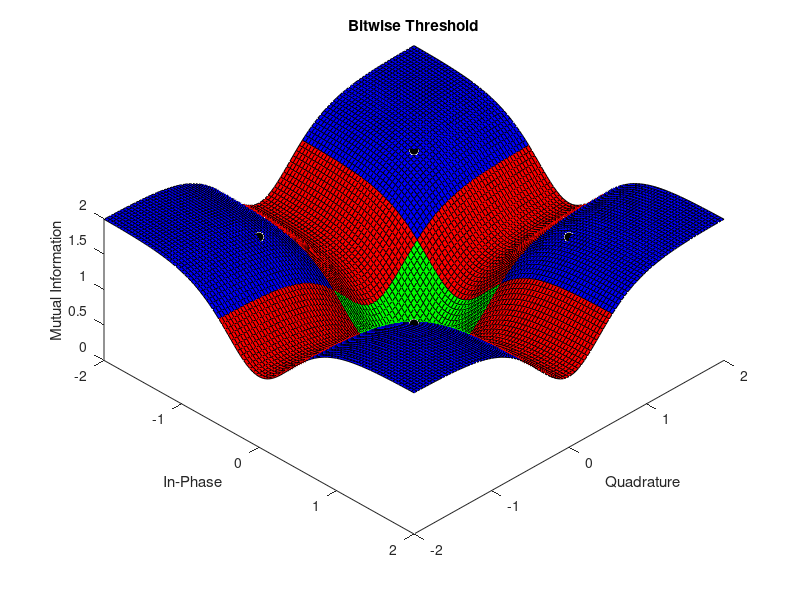

MATLAB code to generate this figure:
close all, clear all;

sigmaSquared = .5;
G = 1;          % H in the likelihood equation, but we are using H for equivocation
epsilon = .5;   % Threshold used to determine whether or not a bit was erased
b = [1 -1];     % Real bit
c = [j -j];     % Imaginary bit

%%%%%%%%%%%%%%%%%%%
% Creates the QPSK symbol locations
a = [1+j -1+j -1-j 1-j];

for re = -50:50         % -50:50 creates a 101 x 101 grid
    for im = -50:50
        x(re+51,im+51) = (re/25) + (im/25)*j;
    end
end
real_x = real(x);
imag_x = imag(x);


%% Equivocation
    % Likelihood function for the real bit
fx_real = zeros(2, 101, 101);
fxSum_real = zeros(1, 101, 101);
for loop = 1:2
    fx_real(loop,:,:) = (1/(sqrt(2*pi*sigmaSquared)))*exp((-1/(2*sigmaSquared))*abs((x-G*b(loop)).^2));
    fxSum_real(1, :,:) = fxSum_real(1, :,:) + fx_real(loop,:,:);
end
fxSum_real = fxSum_real .* .5;

    % Likelihood function for the imaginary bit
fx_imag = zeros(2, 101, 101);
fxSum_imag = zeros(1, 101, 101);
for loop = 1:2
    fx_imag(loop,:,:) = (1/(sqrt(2*pi*sigmaSquared)))*exp((-1/(2*sigmaSquared))*abs((x-G*c(loop)).^2));
    fxSum_imag(1, :,:) = fxSum_imag(1, :,:) + fx_imag(loop,:,:);
end
fxSum_imag = fxSum_imag .* .5;

   % Probability for real bit 
p_b= zeros(2, 101, 101);
for n = 1:2
    p_b(n,:,:) = fx_real(n,:,:) ./ (2*fxSum_real(1,:,:));
end

    % Probability for imaginary bit
p_c= zeros(2, 101, 101);
for n = 1:2
    p_c(n,:,:) = fx_imag(n,:,:) ./ (2*fxSum_imag(1,:,:));
end

    % Equivocation for real part
H_real = zeros(101, 101);
sumOfProb_real = zeros(101, 101);
for xCoord = -50:50
    for yCoord = -50:50
        for loop = 1:2
            sumOfProb_real(xCoord+51,yCoord+51) = sumOfProb_real(xCoord+51,yCoord+51) + ...
                p_b(loop,xCoord+51,yCoord+51)*log2(p_b(loop,xCoord+51,yCoord+51));
        end
        H_real((xCoord+51), (yCoord+51)) = -(sumOfProb_real(xCoord+51, yCoord+51));
    end
end

    % Equivocation for imaginary part
H_imag = zeros(101, 101);
sumOfProb_imag = zeros(101, 101);
for xCoord = -50:50
    for yCoord = -50:50
        for loop = 1:2
            sumOfProb_imag(xCoord+51,yCoord+51) = sumOfProb_imag(xCoord+51,yCoord+51) + ...
                p_c(loop,xCoord+51,yCoord+51)*log2(p_c(loop,xCoord+51,yCoord+51));
        end
        H_imag((xCoord+51), (yCoord+51)) = -(sumOfProb_imag(xCoord+51, yCoord+51));
    end
end

   % Combined Equivocation
H = H_real + H_imag;


%%%%% Plot Equivocation
% figure();
% hold on
% plot(a,'o', 'MarkerFaceColor', 'white', 'Color', 'black'); % Need to fix where this plots on the z axis
% % surface(real_x, imag_x, H_real);
% % surface(real_x, imag_x, H_imag);
% surface(real_x, imag_x, H);
% title("\sigma^2 = " + string(sigmaSquared));
% xlabel('real');
% ylabel('imaginary');
% zlabel('Equivocation');
% view(45, 60);
% colormap(jet);
% hold off




%% Mutual Information 

I_real = 1 - H_real;
I_imag = 1 - H_imag;

I = I_real + I_imag;


C1(I_real<epsilon) = 1;
C1((I_real>=epsilon)) = 2;
C1 = reshape(C1,size(I_real));

C2(I_imag<epsilon) = 1;
C2((I_imag>=epsilon)) = 2;
C2 = reshape(C2,size(I_imag));

% C(I<(2*epsilon)) = 1;
% C(I>=(2*epsilon)) = 2;
% C = reshape(C, size(I));
C = C1 + C2;

a_heights = [I(76,76) I(26,76) I(26,26) I(76,26)];


%%%%% Plot Mutual Information
figure();
hold on
plot3(real(a), imag(a), a_heights, 'o', 'MarkerFaceColor', 'black', 'Color', 'black');
%surface(real_x, imag_x, I_real,C1);
%surface(real_x, imag_x, I_imag,C2);
surface(real_x, imag_x, I,C);
title("Bitwise Threshold");
% title("\sigma^2 = " + string(sigmaSquared));
xlabel('In-Phase');
ylabel('Quadrature');
zlabel('Mutual Information');
view(45, 60);
colormap([0,1,0;1,0,0;0,0,1]);
saveas(gcf,'BitInformationGraph','epsc');
hold off




%% Bits 

bits_real = zeros(101,101);
for c = 1:101
    for d = 1:101
        if (I_real(c,d) < epsilon)  % Compares to a threshold 
            bits_real(c,d) = 1;
        else
            bits_real (c,d) = 0;
        end
    end
end


bits_imag = zeros(101,101);
for c = 1:101
    for d = 1:101
        if (I_imag(c,d) < epsilon)
            bits_imag(c,d) = 1;
        else
            bits_imag (c,d) = 0;
        end
    end
end

bits = bits_imag + bits_real;

% %%%%% Bits lost
% figure();
% hold on
% plot(a,'o', 'MarkerFaceColor', 'white', 'Color', 'black'); % Need to fix where this plots on the z axis
% % surface(real_x, imag_x, bits_real);
% % surface(real_x, imag_x, bits_imag);
% surface(real_x, imag_x, bits);
% title("\sigma^2 = " + string(sigmaSquared));
% xlabel('real');
% ylabel('imaginary');
% zlabel('Bits');
% view(45, 60);
% colormap(jet);
